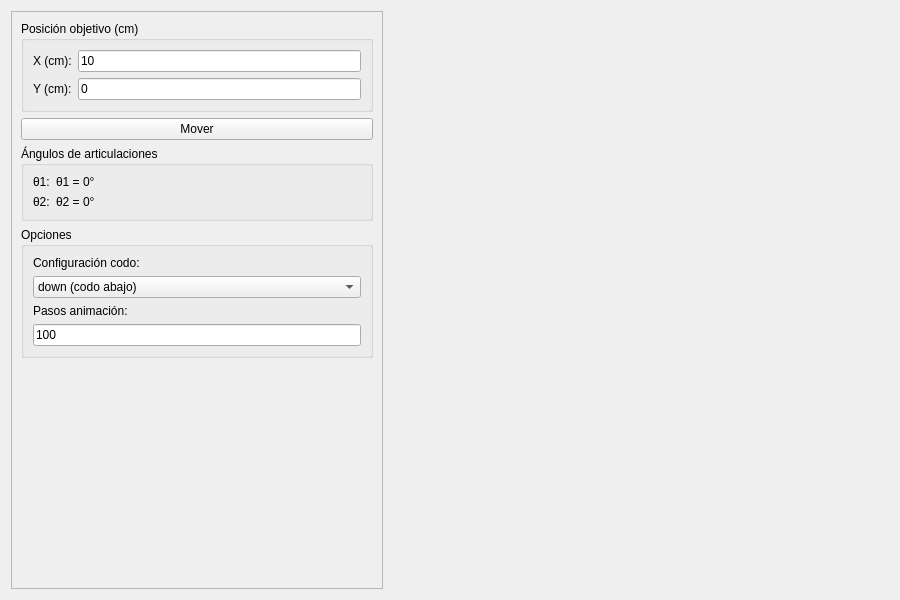
<?xml version="1.0" encoding="UTF-8"?>
<ui version="4.0">
 <class>Form</class>
 <widget class="QWidget" name="Form">
  <property name="geometry">
   <rect>
    <x>0</x>
    <y>0</y>
    <width>900</width>
    <height>600</height>
   </rect>
  </property>
  <property name="windowTitle">
   <string>Simulación Robot 2R</string>
  </property>
  <layout class="QHBoxLayout" name="horizontalLayout">
   <item>
    <widget class="QFrame" name="leftFrame">
     <property name="frameShape">
      <enum>QFrame::StyledPanel</enum>
     </property>
     <property name="frameShadow">
      <enum>QFrame::Raised</enum>
     </property>
     <layout class="QVBoxLayout" name="verticalLayout_1">

      <!-- Grupo de coordenadas -->
      <item>
       <widget class="QGroupBox" name="groupBox_coords">
        <property name="title">
         <string>Posición objetivo (cm)</string>
        </property>
        <layout class="QFormLayout" name="formLayout_coords">
         <item row="0" column="0">
          <widget class="QLabel" name="label_x">
           <property name="text">
            <string>X (cm):</string>
           </property>
          </widget>
         </item>
         <item row="0" column="1">
          <widget class="QLineEdit" name="x_input">
           <property name="text">
            <string>10</string>
           </property>
          </widget>
         </item>
         <item row="1" column="0">
          <widget class="QLabel" name="label_y">
           <property name="text">
            <string>Y (cm):</string>
           </property>
          </widget>
         </item>
         <item row="1" column="1">
          <widget class="QLineEdit" name="y_input">
           <property name="text">
            <string>0</string>
           </property>
          </widget>
         </item>
        </layout>
       </widget>
      </item>

      <!-- Botón mover -->
      <item>
       <widget class="QPushButton" name="move_button">
        <property name="text">
         <string>Mover</string>
        </property>
       </widget>
      </item>

      <!-- Grupo de ángulos -->
      <item>
       <widget class="QGroupBox" name="groupBox_angles">
        <property name="title">
         <string>Ángulos de articulaciones</string>
        </property>
        <layout class="QFormLayout" name="formLayout_angles">
         <item row="0" column="0">
          <widget class="QLabel" name="label_t1">
           <property name="text">
            <string>θ1:</string>
           </property>
          </widget>
         </item>
         <item row="0" column="1">
          <widget class="QLabel" name="theta1_label">
           <property name="text">
            <string>θ1 = 0°</string>
           </property>
          </widget>
         </item>
         <item row="1" column="0">
          <widget class="QLabel" name="label_t2">
           <property name="text">
            <string>θ2:</string>
           </property>
          </widget>
         </item>
         <item row="1" column="1">
          <widget class="QLabel" name="theta2_label">
           <property name="text">
            <string>θ2 = 0°</string>
           </property>
          </widget>
         </item>
        </layout>
       </widget>
      </item>

      <!-- Grupo de opciones -->
      <item>
       <widget class="QGroupBox" name="groupBox_options">
        <property name="title">
         <string>Opciones</string>
        </property>
        <layout class="QVBoxLayout" name="verticalLayout_2">
         <item>
          <widget class="QLabel" name="label_elbow">
           <property name="text">
            <string>Configuración codo:</string>
           </property>
          </widget>
         </item>
         <item>
          <widget class="QComboBox" name="elbow_combo">
           <item>
            <property name="text">
             <string>down (codo abajo)</string>
            </property>
           </item>
           <item>
            <property name="text">
             <string>up (codo arriba)</string>
            </property>
           </item>
          </widget>
         </item>
         <item>
          <widget class="QLabel" name="label_steps">
           <property name="text">
            <string>Pasos animación:</string>
           </property>
          </widget>
         </item>
         <item>
          <widget class="QLineEdit" name="steps_input">
           <property name="text">
            <string>100</string>
           </property>
          </widget>
         </item>
        </layout>
       </widget>
      </item>

      <item>
       <spacer name="verticalSpacer">
        <property name="orientation">
         <enum>Qt::Vertical</enum>
        </property>
        <property name="sizeHint" stdset="0">
         <size>
          <width>20</width>
          <height>40</height>
         </size>
        </property>
       </spacer>
      </item>

     </layout>
    </widget>
   </item>

   <!-- Widget donde se mostrará el gráfico del robot -->
   <item>
    <widget class="QWidget" name="plot_widget">
     <property name="minimumSize">
      <size>
       <width>500</width>
       <height>500</height>
      </size>
     </property>
    </widget>
   </item>
  </layout>
 </widget>
 <resources/>
 <connections/>
</ui>
